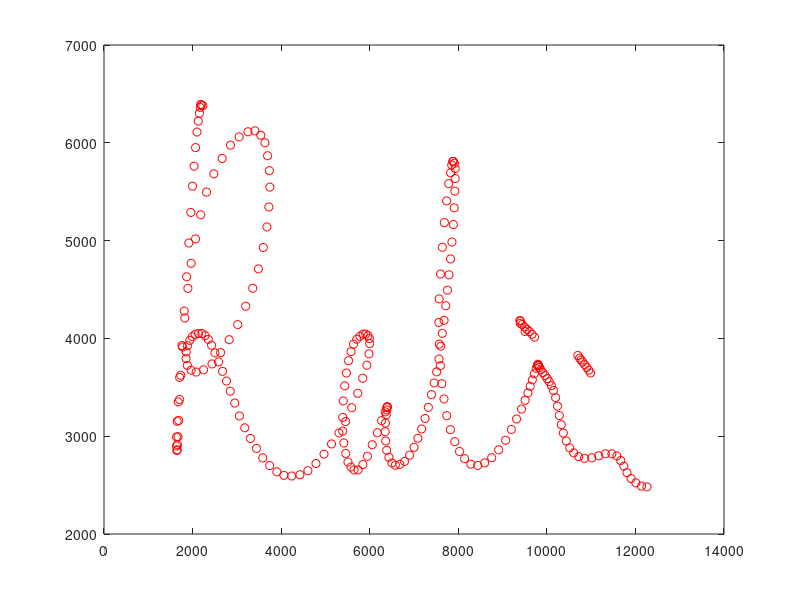
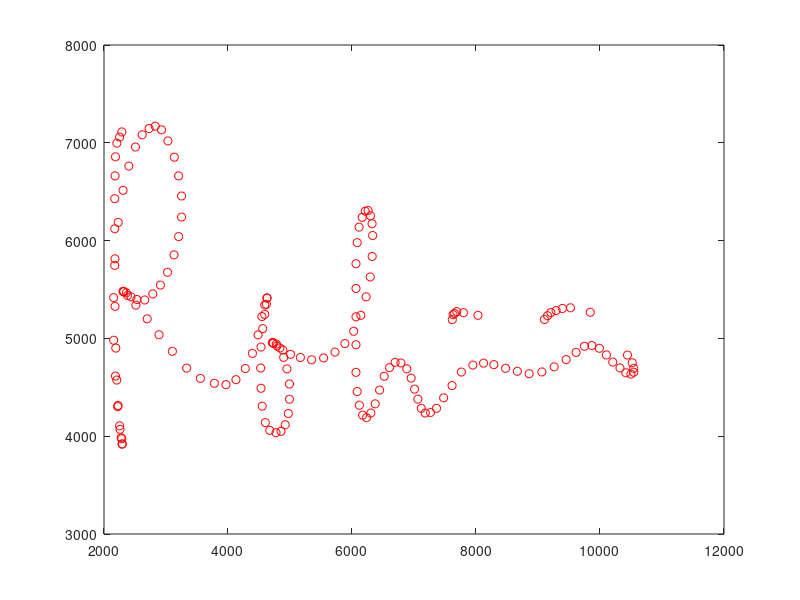

Write the MATLAB code that produced these figures, in order.
clc
clear all
close all

aa1=[2288 7111 75748770 0 1310 680 244
2252 7058 75748780 1 1320 650 247
2207 6996 75748790 1 1300 630 247
2185 6857 75748800 1 1310 610 245
2178 6662 75748810 1 1290 600 287
2173 6429 75748820 1 1280 580 344
2173 6121 75748830 1 1280 570 425
2173 5747 75748840 1 1260 560 485
2178 5328 75748850 1 1250 550 515
2190 4901 75748860 1 1240 540 537
2206 4574 75748870 1 1220 540 554
2227 4314 75748880 1 1200 540 562
2252 4106 75748890 1 1170 550 568
2276 3984 75748900 1 1160 550 562
2290 3920 75748910 1 1130 560 565
2296 3920 75748920 1 1120 560 565
2286 3974 75748930 1 1100 560 548
2259 4070 75748940 1 1070 570 522
2220 4302 75748950 1 1060 570 504
2185 4615 75748960 1 1040 570 496
2156 4981 75748970 1 1030 570 490
2156 5417 75748980 1 1030 570 490
2177 5814 75748990 1 1030 570 490
2229 6186 75749000 1 1020 560 486
2307 6514 75749010 1 1020 560 449
2401 6762 75749020 1 1040 560 438
2507 6957 75749030 1 1050 560 440
2616 7082 75749040 1 1080 560 441
2727 7146 75749050 1 1110 550 441
2826 7170 75749060 1 1130 560 448
2927 7133 75749070 1 1150 550 448
3031 7019 75749080 1 1170 550 464
3134 6853 75749090 1 1190 540 496
3203 6662 75749100 1 1220 540 515
3251 6456 75749110 1 1230 530 542
3251 6241 75749120 1 1240 530 580
3204 6041 75749130 1 1250 530 586
3130 5854 75749141 1 1250 530 589
3025 5676 75749151 1 1250 530 592
2910 5545 75749161 1 1250 530 594
2787 5455 75749171 1 1250 530 603
2657 5393 75749181 1 1240 530 603
2530 5398 75749191 1 1230 530 609
2435 5425 75749201 1 1220 540 619
2361 5466 75749211 1 1200 540 616
2316 5481 75749221 1 1190 540 617
2306 5481 75749231 1 1170 550 616
2318 5476 75749241 1 1160 550 619
2380 5439 75749251 1 1150 540 627
2514 5340 75749261 1 1140 550 627
2697 5200 75749271 1 1140 550 630
2888 5037 75749281 1 1120 550 633
3103 4868 75749291 1 1120 550 630
3333 4696 75749301 1 1110 550 624
3555 4591 75749311 1 1110 550 616
3780 4541 75749321 1 1110 550 616
3967 4527 75749331 1 1100 550 605
4128 4578 75749341 1 1100 550 578
4279 4692 75749351 1 1100 550 539
4394 4847 75749361 1 1100 550 524
4485 5036 75749371 1 1100 550 512
4547 5224 75749381 1 1100 550 513
4593 5342 75749391 1 1100 550 522
4629 5413 75749401 1 1100 550 492
4629 5413 75749411 1 1100 540 492
4619 5349 75749421 1 1100 540 499
4592 5246 75749431 1 1100 540 515
4560 5100 75749441 1 1100 540 564
4533 4912 75749451 1 1100 540 605
4527 4697 75749461 1 1100 540 634
4533 4490 75749471 1 1100 530 650
4552 4307 75749481 1 1100 530 659
4602 4139 75749491 1 1100 530 661
4673 4060 75749501 1 1100 540 658
4774 4036 75749511 1 1120 540 661
4855 4050 75749521 1 1120 540 659
4923 4117 75749531 1 1120 540 659
4973 4232 75749541 1 1110 550 661
4991 4378 75749551 1 1110 550 661
4991 4534 75749561 1 1110 550 661
4950 4688 75749571 1 1110 550 667
4898 4806 75749581 1 1120 560 664
4837 4902 75749591 1 1120 560 676
4778 4942 75749601 1 1120 560 690
4725 4957 75749611 1 1120 560 690
4715 4957 75749621 1 1130 560 691
4730 4951 75749631 1 1140 570 696
4789 4923 75749641 1 1160 560 702
4886 4881 75749651 1 1160 560 705
5008 4837 75749661 1 1160 560 705
5168 4805 75749671 1 1170 560 705
5348 4781 75749681 1 1170 560 696
5542 4800 75749691 1 1170 560 700
5726 4860 75749701 1 1190 560 690
5885 4947 75749711 1 1210 560 669
6027 5073 75749721 1 1210 560 638
6142 5236 75749731 1 1210 560 568
6228 5425 75749741 1 1220 560 502
6294 5628 75749751 1 1220 560 464
6326 5838 75749761 1 1220 560 450
6333 6052 75749771 1 1230 560 447
6324 6173 75749781 1 1230 560 452
6298 6254 75749791 1 1230 560 464
6260 6308 75749801 1 1250 560 483
6213 6301 75749811 1 1240 550 504
6164 6238 75749821 1 1260 560 557
6115 6138 75749831 1 1260 560 616
6084 5979 75749841 1 1260 560 662
6064 5764 75749851 1 1270 550 700
6064 5511 75749861 1 1270 550 740
6064 5221 75749871 1 1270 550 762
6064 4935 75749881 1 1270 550 782
6064 4653 75749891 1 1250 550 788
6084 4457 75749901 1 1250 550 785
6119 4317 75749911 1 1250 550 782
6171 4215 75749921 1 1240 550 771
6234 4190 75749931 1 1220 560 763
6304 4237 75749941 1 1210 560 750
6374 4331 75749951 1 1190 560 746
6445 4472 75749961 1 1180 570 740
6519 4613 75749971 1 1180 570 740
6604 4701 75749981 1 1160 570 742
6695 4755 75749991 1 1150 580 746
6789 4749 75750001 1 1150 580 754
6883 4689 75750011 1 1130 580 760
6954 4594 75750021 1 1120 580 761
7009 4481 75750031 1 1120 580 758
7062 4379 75750041 1 1120 580 752
7118 4285 75750051 1 1120 580 733
7182 4237 75750061 1 1120 580 710
7266 4243 75750071 1 1130 590 664
7363 4285 75750081 1 1130 590 634
7478 4392 75750091 1 1130 590 628
7614 4518 75750101 1 1130 590 630
7764 4656 75750111 1 1130 590 633
7949 4727 75750121 1 1130 600 638
8122 4747 75750131 1 1150 600 664
8288 4732 75750141 1 1150 600 668
8477 4694 75750151 1 1160 600 665
8667 4664 75750161 1 1160 600 620
8857 4639 75750171 1 1160 600 512
9062 4657 75750181 1 1180 600 458
9261 4709 75750191 1 1180 600 463
9454 4783 75750201 1 1180 600 516
9614 4857 75750211 1 1190 610 594
9750 4920 75750221 1 1200 600 669
9869 4927 75750231 1 1200 600 742
9991 4899 75750241 1 1220 600 796
10103 4831 75750251 1 1230 610 799
10206 4758 75750261 1 1250 600 793
10322 4698 75750271 1 1250 600 796
10417 4648 75750281 1 1250 600 713
10499 4635 75750291 1 1250 600 617
10544 4654 75750301 1 1260 610 557
10544 4694 75750311 1 1260 610 504
10520 4751 75750321 1 1280 610 428
10443 4830 75750331 1 1280 610 279
9843 5267 75750373 0 1290 600 146
9524 5313 75750383 1 1290 600 214
9393 5306 75750393 1 1290 600 317
9292 5285 75750403 1 1290 600 384
9208 5264 75750413 1 1290 600 404
9155 5232 75750423 1 1290 600 409
9104 5194 75750433 1 1290 600 282
8032 5236 75750523 0 1300 580 535
7798 5263 75750533 1 1300 580 545
7689 5274 75750543 1 1300 580 554
7653 5255 75750553 1 1280 570 548
7631 5243 75750563 1 1280 570 512
7618 5192 75750573 1 1280 570 242];
a1=aa1(:,1:2);
Na1=size(a1);

aa2=[2232 6380 81028112 0 1430 480 20
2195 6386 81028122 1 1440 480 29
2185 6392 81028132 1 1440 480 37
2173 6362 81028142 1 1440 480 51
2154 6302 81028152 1 1450 480 60
2129 6222 81028162 1 1450 480 104
2100 6110 81028172 1 1450 480 134
2068 5951 81028182 1 1450 480 155
2034 5761 81028192 1 1440 490 184
1998 5557 81028202 1 1440 490 191
1961 5288 81028212 1 1450 500 203
1916 4976 81028222 1 1440 500 205
1866 4630 81028232 1 1440 500 208
1812 4280 81028242 1 1430 510 208
1760 3927 81028252 1 1420 520 207
1708 3601 81028262 1 1410 520 208
1677 3351 81028272 1 1400 530 213
1652 3152 81028282 1 1390 540 220
1638 2992 81028292 1 1390 540 218
1638 2900 81028302 1 1370 540 215
1644 2854 81028312 1 1360 550 217
1654 2861 81028322 1 1350 550 213
1661 2913 81028332 1 1340 560 178
1670 2995 81028342 1 1320 570 175
1686 3161 81028352 1 1320 570 163
1706 3376 81028362 1 1310 570 165
1732 3623 81028372 1 1310 570 163
1774 3912 81028382 1 1300 560 165
1825 4209 81028392 1 1300 560 168
1894 4512 81028402 1 1300 560 168
1967 4768 81028412 1 1300 560 170
2067 5018 81028422 1 1300 560 173
2184 5264 81028432 1 1300 560 179
2315 5496 81028442 1 1310 560 170
2480 5683 81028452 1 1310 560 170
2667 5840 81028462 1 1310 560 171
2857 5976 81028472 1 1320 550 171
3051 6061 81028482 1 1330 540 171
3251 6113 81028492 1 1340 540 171
3409 6122 81028502 1 1350 530 175
3539 6078 81028512 1 1350 530 180
3633 6000 81028522 1 1360 520 188
3694 5868 81028532 1 1370 520 203
3734 5715 81028542 1 1380 510 207
3745 5547 81028552 1 1380 510 212
3723 5344 81028562 1 1400 510 213
3678 5140 81028572 1 1400 510 215
3596 4930 81028582 1 1400 510 213
3486 4711 81028592 1 1410 500 205
3358 4513 81028602 1 1410 500 185
3199 4329 81028612 1 1410 500 179
3020 4141 81028622 1 1410 500 167
2827 3987 81028632 1 1420 500 161
2632 3855 81028642 1 1410 510 158
2439 3739 81028652 1 1400 520 158
2248 3679 81028662 1 1390 520 161
2081 3656 81028672 1 1360 520 173
1965 3675 81028682 1 1360 520 171
1882 3724 81028692 1 1350 530 178
1852 3794 81028702 1 1360 540 178
1857 3862 81028712 1 1360 540 180
1885 3925 81028722 1 1350 540 178
1938 3980 81028732 1 1350 540 178
1994 4017 81028742 1 1350 540 180
2058 4042 81028752 1 1350 540 180
2134 4050 81028762 1 1350 540 181
2209 4050 81028772 1 1350 540 183
2282 4028 81028782 1 1350 540 196
2355 3990 81028792 1 1350 530 220
2429 3931 81028802 1 1350 530 226
2505 3852 81028812 1 1350 530 244
2587 3759 81028822 1 1350 530 245
2678 3663 81028832 1 1350 530 254
2766 3564 81028842 1 1350 530 259
2851 3460 81028852 1 1360 520 262
2952 3339 81028862 1 1360 520 272
3057 3207 81028872 1 1360 520 280
3178 3086 81028882 1 1350 520 285
3307 2977 81028892 1 1350 520 276
3443 2875 81028902 1 1350 520 276
3585 2778 81028912 1 1350 520 277
3741 2700 81028922 1 1350 520 279
3903 2636 81028932 1 1350 520 282
4062 2600 81028942 1 1340 520 279
4238 2593 81028952 1 1340 520 281
4424 2606 81028962 1 1340 520 281
4604 2647 81028972 1 1330 520 277
4786 2721 81028982 1 1330 520 279
4968 2817 81028992 1 1330 520 277
5137 2921 81029002 1 1330 520 276
5306 3033 81029012 1 1340 510 287
5456 3150 81029022 1 1340 510 280
5594 3291 81029032 1 1340 510 272
5730 3439 81029042 1 1340 510 267
5841 3593 81029052 1 1340 510 269
5935 3726 81029062 1 1340 510 267
5984 3842 81029072 1 1340 510 269
5999 3947 81029082 1 1350 520 269
5992 3998 81029092 1 1350 520 267
5961 4028 81029102 1 1360 510 270
5912 4044 81029112 1 1360 510 274
5852 4044 81029122 1 1370 520 282
5778 4022 81029132 1 1370 520 276
5706 3991 81029142 1 1370 520 284
5634 3941 81029152 1 1380 510 294
5577 3865 81029162 1 1380 510 302
5522 3772 81029172 1 1380 510 317
5474 3646 81029182 1 1370 510 315
5436 3515 81029192 1 1370 510 320
5403 3361 81029202 1 1370 510 324
5391 3193 81029212 1 1370 510 327
5391 3052 81029222 1 1360 510 329
5416 2931 81029232 1 1360 510 332
5457 2824 81029242 1 1360 510 334
5509 2736 81029252 1 1350 520 337
5575 2684 81029262 1 1340 510 337
5645 2655 81029272 1 1340 510 339
5738 2655 81029282 1 1340 510 342
5844 2710 81029292 1 1330 520 334
5948 2795 81029302 1 1330 520 336
6057 2913 81029312 1 1330 520 339
6173 3035 81029322 1 1340 520 343
6268 3159 81029332 1 1340 520 344
6350 3249 81029342 1 1340 520 344
6388 3291 81029352 1 1340 520 344
6399 3301 81029362 1 1340 520 344
6393 3301 81029372 1 1340 520 344
6386 3268 81029382 1 1340 520 349
6373 3219 81029392 1 1340 520 356
6356 3134 81029402 1 1350 530 368
6350 3046 81029412 1 1350 530 361
6361 2951 81029422 1 1350 530 371
6384 2856 81029432 1 1350 530 371
6434 2784 81029442 1 1360 520 376
6501 2727 81029452 1 1360 520 376
6579 2703 81029462 1 1360 520 381
6681 2712 81029472 1 1350 530 382
6787 2742 81029482 1 1350 530 381
6902 2806 81029492 1 1350 530 386
7001 2887 81029502 1 1350 530 386
7088 2979 81029512 1 1360 540 384
7172 3074 81029522 1 1360 540 384
7250 3181 81029532 1 1360 540 382
7324 3295 81029542 1 1350 540 366
7394 3425 81029552 1 1350 540 371
7456 3545 81029554 1 1350 540 364
7512 3658 81029564 1 1350 540 359
7563 3789 81029574 1 1350 540 356
7605 3920 81029584 1 1350 540 349
7640 4052 81029594 1 1350 540 343
7679 4185 81029604 1 1350 540 333
7717 4334 81029614 1 1350 540 337
7755 4493 81029624 1 1350 540 320
7790 4650 81029634 1 1350 540 309
7825 4813 81029644 1 1350 540 309
7857 4986 81029654 1 1350 540 292
7888 5164 81029664 1 1350 540 286
7909 5335 81029674 1 1370 540 281
7923 5506 81029684 1 1370 540 282
7931 5635 81029694 1 1370 540 281
7931 5737 81029704 1 1390 540 279
7912 5791 81029714 1 1390 540 279
7889 5810 81029724 1 1390 540 241
7874 5810 81029734 1 1400 530 240
7852 5773 81029744 1 1400 530 239
7826 5693 81029754 1 1400 530 240
7784 5582 81029764 1 1410 520 242
7737 5406 81029774 1 1410 520 254
7686 5184 81029784 1 1410 520 250
7640 4932 81029794 1 1410 520 262
7599 4658 81029804 1 1410 520 275
7568 4404 81029814 1 1410 520 284
7561 4163 81029824 1 1410 520 279
7570 3942 81029834 1 1400 530 292
7596 3720 81029844 1 1400 530 312
7627 3537 81029854 1 1390 520 310
7677 3381 81029864 1 1370 530 317
7738 3210 81029874 1 1370 530 322
7822 3067 81029884 1 1370 530 324
7920 2944 81029894 1 1350 530 329
8027 2844 81029904 1 1350 530 334
8143 2770 81029914 1 1360 540 335
8283 2714 81029924 1 1360 540 339
8439 2701 81029934 1 1350 540 342
8595 2727 81029944 1 1350 540 344
8754 2780 81029954 1 1350 540 334
8912 2861 81029964 1 1350 540 336
9068 2959 81029974 1 1360 550 334
9198 3069 81029984 1 1360 550 339
9316 3176 81029994 1 1360 550 339
9427 3277 81030004 1 1360 550 334
9509 3367 81030014 1 1360 550 339
9573 3443 81030024 1 1360 550 332
9624 3511 81030034 1 1380 550 324
9672 3576 81030044 1 1380 550 317
9716 3638 81030054 1 1380 550 317
9758 3694 81030064 1 1380 550 315
9785 3723 81030074 1 1360 550 312
9799 3736 81030084 1 1360 550 314
9799 3730 81030094 1 1360 550 312
9816 3721 81030104 1 1360 550 314
9833 3703 81030114 1 1360 550 314
9867 3679 81030124 1 1360 550 317
9910 3650 81030134 1 1360 550 317
9959 3621 81030144 1 1360 550 317
10007 3589 81030154 1 1360 550 322
10056 3557 81030164 1 1360 550 329
10104 3516 81030174 1 1360 550 337
10151 3468 81030184 1 1380 550 342
10197 3395 81030194 1 1380 550 338
10240 3307 81030204 1 1380 550 346
10281 3212 81030214 1 1400 550 351
10325 3118 81030224 1 1400 550 359
10372 3032 81030234 1 1400 550 359
10438 2951 81030244 1 1410 560 364
10516 2881 81030254 1 1410 560 364
10605 2830 81030264 1 1430 550 364
10719 2791 81030274 1 1430 550 368
10850 2774 81030284 1 1430 550 364
11014 2779 81030294 1 1430 550 366
11171 2800 81030304 1 1430 550 368
11323 2820 81030314 1 1430 550 373
11468 2820 81030324 1 1410 550 362
11579 2798 81030334 1 1410 550 374
11667 2752 81030344 1 1410 550 389
11738 2694 81030354 1 1400 540 398
11809 2627 81030364 1 1390 550 389
11902 2567 81030374 1 1370 540 392
12010 2523 81030384 1 1370 540 389
12138 2490 81030394 1 1350 540 371
12260 2482 81030404 1 1350 540 239
10699 3825 81030716 0 1440 510 37
10740 3798 81030726 1 1440 510 65
10771 3780 81030736 1 1430 520 98
10809 3759 81030746 1 1430 520 91
10854 3732 81030756 1 1420 530 103
10900 3704 81030766 1 1410 530 103
10947 3675 81030776 1 1410 530 100
10988 3647 81030786 1 1400 540 83
9510 4071 81030986 0 1400 530 226
9401 4154 81030996 1 1410 520 219
9390 4184 81031006 1 1410 520 205
9404 4176 81031016 1 1400 520 207
9442 4142 81031026 1 1400 520 207
9497 4116 81031036 1 1400 520 213
9552 4092 81031046 1 1400 520 213
9608 4070 81031056 1 1410 520 212
9666 4042 81031066 1 1410 520 180
9722 4013 81031076 1 1420 520 15];
a2=aa2(:,1:2);
Na2=size(a2);

for n1=1:Na1(1)
    xy1(:,n1)=[a1(n1,1);a1(n1,2)];
    figure(2)
    plot(double(a1(n1,1)),double(a1(n1,2)),'ro')
hold on

end

for n2=1:Na2(1)
    xy2(:,n2)=[a2(n2,1);a2(n2,2)];
    figure(1)
    plot(double(a2(n2,1)),double(a2(n2,2)),'ro')
hold on

end
